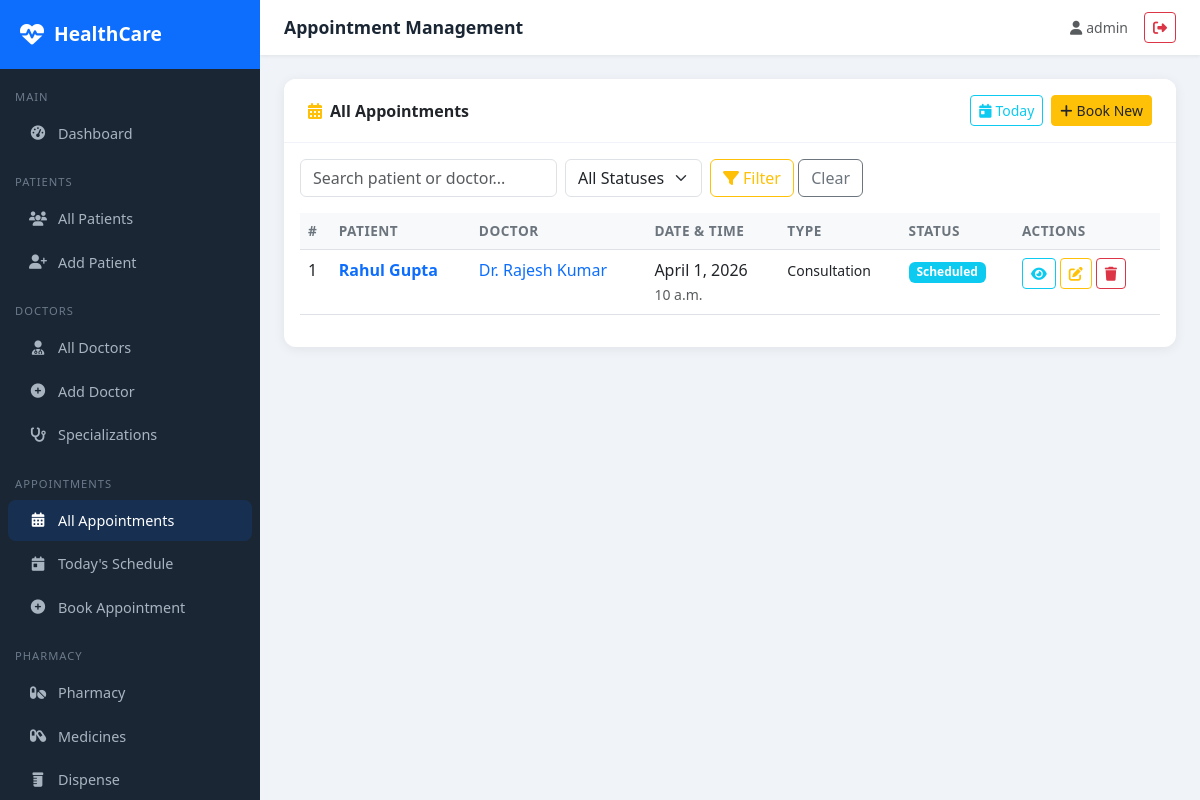
The page /appointments/ (signed in) on the database its author committed.
### appointments/models.py (models this page shows, shortened)
class Appointment(models.Model):
    STATUS_CHOICES = [
        ('scheduled', 'Scheduled'),
        ('confirmed', 'Confirmed'),
        ('completed', 'Completed'),
        ('cancelled', 'Cancelled'),
        ('no_show', 'No Show'),
    ]
    TYPE_CHOICES = [
        ('consultation', 'Consultation'),
        ('follow_up', 'Follow Up'),
        ('emergency', 'Emergency'),
        ('routine_checkup', 'Routine Checkup'),
        ('lab_test', 'Lab Test'),
        ('surgery', 'Surgery'),
    ]
    patient = models.ForeignKey(Patient, on_delete=models.CASCADE, related_name='appointments')
    doctor = models.ForeignKey(Doctor, on_delete=models.CASCADE, related_name='appointments')
    appointment_date = models.DateField()
    appointment_time = models.TimeField()
    appointment_type = models.CharField(max_length=30, choices=TYPE_CHOICES, default='consultation')
    status = models.CharField(max_length=20, choices=STATUS_CHOICES, default='scheduled')
    reason = models.TextField(blank=True)
    notes = models.TextField(blank=True)
    follow_up_date = models.DateField(null=True, blank=True)
    created_at = models.DateTimeField(auto_now_add=True)
    updated_at = models.DateTimeField(auto_now=True)
    class Meta:
        ordering = ['-appointment_date', '-appointment_time']

### patients/models.py (models this page shows, shortened)
class Patient(models.Model):
    BLOOD_GROUP_CHOICES = [
        ('A+', 'A+'), ('A-', 'A-'), ('B+', 'B+'), ('B-', 'B-'),
        ('O+', 'O+'), ('O-', 'O-'), ('AB+', 'AB+'), ('AB-', 'AB-'),
    ]
    GENDER_CHOICES = [('M', 'Male'), ('F', 'Female'), ('O', 'Other')]
    user = models.OneToOneField(User, on_delete=models.SET_NULL, null=True, blank=True)
    first_name = models.CharField(max_length=100)
    last_name = models.CharField(max_length=100)
    date_of_birth = models.DateField()
    gender = models.CharField(max_length=1, choices=GENDER_CHOICES)
    blood_group = models.CharField(max_length=3, choices=BLOOD_GROUP_CHOICES, blank=True)
    phone = models.CharField(max_length=15)
    email = models.EmailField(blank=True)
    address = models.TextField()
    emergency_contact_name = models.CharField(max_length=100, blank=True)
    emergency_contact_phone = models.CharField(max_length=15, blank=True)
    allergies = models.TextField(blank=True, help_text="List known allergies")
    chronic_conditions = models.TextField(blank=True)
    insurance_provider = models.CharField(max_length=100, blank=True)
    insurance_id = models.CharField(max_length=50, blank=True)
    created_at = models.DateTimeField(auto_now_add=True)
    updated_at = models.DateTimeField(auto_now=True)
    def __str__(self):
        return f"{self.first_name} {self.last_name}"

### doctors/models.py (models this page shows, shortened)
class Doctor(models.Model):
    user = models.OneToOneField(User, on_delete=models.SET_NULL, null=True, blank=True)
    first_name = models.CharField(max_length=100)
    last_name = models.CharField(max_length=100)
    specialization = models.ForeignKey(Specialization, on_delete=models.SET_NULL, null=True)
    qualification = models.CharField(max_length=200)
    experience_years = models.IntegerField(default=0)
    phone = models.CharField(max_length=15)
    email = models.EmailField()
    license_number = models.CharField(max_length=50, unique=True)
    consultation_fee = models.DecimalField(max_digits=8, decimal_places=2, default=0)
    available_days = models.CharField(max_length=100, blank=True, help_text="e.g. Mon,Tue,Wed")
    available_time_start = models.TimeField(null=True, blank=True)
    available_time_end = models.TimeField(null=True, blank=True)
    bio = models.TextField(blank=True)
    is_active = models.BooleanField(default=True)
    created_at = models.DateTimeField(auto_now_add=True)
    def __str__(self):
        return f"Dr. {self.first_name} {self.last_name}"

### appointments/views.py (the view, shortened to what this page needs)
# urls.py: path('', views.appointment_list, name='appointment_list'),
@login_required
def appointment_list(request):
    query = request.GET.get('q', '')
    status_filter = request.GET.get('status', '')
    appointments = Appointment.objects.select_related('patient', 'doctor').order_by('-appointment_date', '-appointment_time')
    if status_filter:
        appointments = appointments.filter(status=status_filter)
    return render(request, 'appointments/appointment_list.html', {
        'appointments': appointments,
        'query': query,
        'status_filter': status_filter,
        'status_choices': Appointment.STATUS_CHOICES,
    })

### templates/appointments/appointment_list.html (shortened to what this page needs)
{% extends 'base/base.html' %}
{% block page_title %}Appointment Management{% endblock %}
{% block content %}
<div class="card">
    <div class="card-header py-3 px-4 d-flex justify-content-between align-items-center">
        <span><i class="fas fa-calendar-alt text-warning me-2"></i>All Appointments</span>
        <div class="d-flex gap-2">
            <a href="{% url 'today_appointments' %}" class="btn btn-outline-info btn-sm"><i class="fas fa-calendar-day me-1"></i>Today</a>
            <a href="{% url 'appointment_create' %}" class="btn btn-warning btn-sm text-dark"><i class="fas fa-plus me-1"></i>Book New</a>
        </div>
    </div>
    <div class="card-body">
        <form method="get" class="mb-3 row g-2 align-items-center">
            <div class="col-auto">
                <input type="text" name="q" class="form-control" placeholder="Search patient or doctor..." value="{{ query }}">
            </div>
            <div class="col-auto">
                <select name="status" class="form-select">
                    <option value="">All Statuses</option>
                </select>
            </div>
            <div class="col-auto">
                <button class="btn btn-outline-warning" type="submit"><i class="fas fa-filter me-1"></i>Filter</button>
                <a href="{% url 'appointment_list' %}" class="btn btn-outline-secondary">Clear</a>
            </div>
        </form>
        <div class="table-responsive">
            <table class="table table-hover">
                <thead><tr><th>#</th><th>Patient</th><th>Doctor</th><th>Date & Time</th><th>Type</th><th>Status</th><th>Actions</th></tr></thead>
                <tbody>
                {% for appt in appointments %}
                <tr>
                    <td>{{ forloop.counter }}</td>
                    <td><a href="{% url 'patient_detail' appt.patient.pk %}" class="text-decoration-none fw-semibold">{{ appt.patient }}</a></td>
                    <td><a href="{% url 'doctor_detail' appt.doctor.pk %}" class="text-decoration-none">{{ appt.doctor }}</a></td>
                    <td>{{ appt.appointment_date }}<br><small class="text-muted">{{ appt.appointment_time }}</small></td>
                    <td><small>{{ appt.get_appointment_type_display }}</small></td>
                    <td><span class="badge badge-status-{{ appt.status }}">{{ appt.get_status_display }}</span></td>
                    <td>
                        <div class="d-flex gap-1">
                            <a href="{% url 'appointment_detail' appt.pk %}" class="btn btn-sm btn-outline-info" title="View"><i class="fas fa-eye"></i></a>
                            <a href="{% url 'appointment_update' appt.pk %}" class="btn btn-sm btn-outline-warning" title="Edit"><i class="fas fa-edit"></i></a>
                            <a href="{% url 'appointment_delete' appt.pk %}" class="btn btn-sm btn-outline-danger" title="Delete"><i class="fas fa-trash"></i></a>
                        </div>
                    </td>
                </tr>
                {% empty %}
                <tr><td colspan="7" class="text-center text-muted py-5">
                    <i class="fas fa-calendar-times fa-3x mb-3 d-block opacity-25"></i>No appointments found.
                </td></tr>
                {% endfor %}
                </tbody>
            </table>
        </div>
    </div>
</div>
{% endblock %}

### templates/base/base.html (shortened to what this page needs)
<!DOCTYPE html>
<html lang="en">
<head>
    <link href="https://cdn.jsdelivr.net/npm/bootstrap@5.3.0/dist/css/bootstrap.min.css" rel="stylesheet">
    <link href="https://cdnjs.cloudflare.com/ajax/libs/font-awesome/6.4.0/css/all.min.css" rel="stylesheet">
</head>
<body>
{% if user.is_authenticated %}
<div class="sidebar">
    <div class="sidebar-brand">
        <i class="fas fa-heartbeat"></i>
        <span>HealthCare</span>
    </div>
    <nav class="mt-2">
        <div class="nav-section">Main</div>
        <a href="{% url 'dashboard' %}" class="nav-link {% if request.resolver_match.url_name == 'dashboard' %}active{% endif %}">
            <i class="fas fa-tachometer-alt"></i> Dashboard
        </a>
        <div class="nav-section">Patients</div>
        <a href="{% url 'patient_list' %}" class="nav-link {% if 'patient' in request.resolver_match.url_name %}active{% endif %}">
            <i class="fas fa-users"></i> All Patients
        </a>
        <a href="{% url 'patient_create' %}" class="nav-link">
            <i class="fas fa-user-plus"></i> Add Patient
        </a>
        <div class="nav-section">Doctors</div>
        <a href="{% url 'doctor_list' %}" class="nav-link {% if 'doctor' in request.resolver_match.url_name %}active{% endif %}">
            <i class="fas fa-user-md"></i> All Doctors
        </a>
        <a href="{% url 'doctor_create' %}" class="nav-link">
            <i class="fas fa-plus-circle"></i> Add Doctor
        </a>
        <a href="{% url 'specialization_list' %}" class="nav-link">
            <i class="fas fa-stethoscope"></i> Specializations
        </a>
        <div class="nav-section">Appointments</div>
        <a href="{% url 'appointment_list' %}" class="nav-link {% if 'appointment' in request.resolver_match.url_name %}active{% endif %}">
            <i class="fas fa-calendar-alt"></i> All Appointments
        </a>
        <a href="{% url 'today_appointments' %}" class="nav-link">
            <i class="fas fa-calendar-day"></i> Today's Schedule
        </a>
        <a href="{% url 'appointment_create' %}" class="nav-link">
            <i class="fas fa-plus-circle"></i> Book Appointment
        </a>
        <div class="nav-section">Pharmacy</div>
        <a href="{% url 'pharmacy_dashboard' %}" class="nav-link">
            <i class="fas fa-pills"></i> Pharmacy
        </a>
        <a href="{% url 'medicine_list' %}" class="nav-link">
            <i class="fas fa-capsules"></i> Medicines
        </a>
        <a href="{% url 'dispense_medicine' %}" class="nav-link">
            <i class="fas fa-prescription-bottle"></i> Dispense
        </a>
    </nav>
</div>
<div class="main-content">
    <div class="topbar">
        <span class="topbar-title">{% block page_title %}HealthCare Portal{% endblock %}</span>
        <div class="d-flex align-items-center gap-3">
            <span class="text-muted small"><i class="fas fa-user me-1"></i>{{ user.get_full_name|default:user.username }}</span>
            <a href="{% url 'logout' %}" class="btn btn-sm btn-outline-danger"><i class="fas fa-sign-out-alt"></i></a>
        </div>
    </div>
    <div class="page-content">
        {% block content %}{% endblock %}
    </div>
</div>
{% else %}
{% block public_content %}{% endblock %}
{% endif %}
</body>
</html>

### templates/base/base.html (style rules this page uses)
:root { --primary: #0d6efd; --sidebar-bg: #1a2634; --sidebar-width: 260px; }
body { background: #f0f4f8; font-family: 'Segoe UI', sans-serif; }
.sidebar { position: fixed; top: 0; left: 0; height: 100vh; width: var(--sidebar-width); background: var(--sidebar-bg); z-index: 1000; overflow-y: auto; transition: all 0.3s; }
.sidebar-brand { padding: 20px; background: #0d6efd; color: white; font-size: 1.2rem; font-weight: 700; display: flex; align-items: center; gap: 10px; }
.sidebar-brand i { font-size: 1.5rem; }
.nav-section { padding: 10px 15px 5px; font-size: 0.7rem; color: #6c7a8a; text-transform: uppercase; letter-spacing: 1px; margin-top: 10px; }
.sidebar .nav-link { color: #a8b5c0; padding: 10px 20px; border-radius: 8px; margin: 2px 8px; display: flex; align-items: center; gap: 10px; font-size: 0.9rem; transition: all 0.2s; }
.sidebar .nav-link:hover, .sidebar .nav-link.active { background: rgba(13,110,253,0.15); color: #fff; }
.sidebar .nav-link i { width: 20px; text-align: center; }
.main-content { margin-left: var(--sidebar-width); min-height: 100vh; }
.topbar { background: #fff; padding: 12px 24px; box-shadow: 0 1px 4px rgba(0,0,0,0.08); display: flex; justify-content: space-between; align-items: center; position: sticky; top: 0; z-index: 999; }
.topbar-title { font-weight: 600; color: #1a2634; font-size: 1.1rem; }
.page-content { padding: 24px; }
.card { border: none; border-radius: 12px; box-shadow: 0 2px 12px rgba(0,0,0,0.07); }
.card-header { background: #fff; border-bottom: 1px solid #f0f4f8; border-radius: 12px 12px 0 0 !important; font-weight: 600; }
.badge-status-scheduled { background: #0dcaf0; }
.table th { font-weight: 600; background: #f8f9fa; font-size: 0.85rem; text-transform: uppercase; letter-spacing: 0.5px; color: #6c757d; }

### rows shown on the page
Appointment: patient "Rahul Gupta", doctor "Dr. Rajesh Kumar", appointment_date "April 1, 2026", appointment_time "10 a.m.", appointment_type "Consultation", status "Scheduled"

### other values the page prints
{{ user.get_full_name|default:user.username }} "admin"
